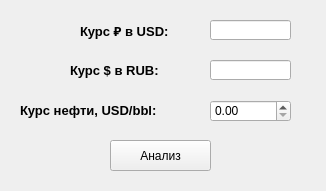
<?xml version="1.0" encoding="UTF-8"?>
<ui version="4.0">
 <class>Form</class>
 <widget class="QWidget" name="Form">
  <property name="geometry">
   <rect>
    <x>0</x>
    <y>0</y>
    <width>326</width>
    <height>191</height>
   </rect>
  </property>
  <property name="windowTitle">
   <string>Form</string>
  </property>
  <widget class="QDoubleSpinBox" name="doubleSpinBox">
   <property name="geometry">
    <rect>
     <x>210</x>
     <y>100</y>
     <width>81</width>
     <height>22</height>
    </rect>
   </property>
  </widget>
  <widget class="QLabel" name="label">
   <property name="geometry">
    <rect>
     <x>20</x>
     <y>100</y>
     <width>181</width>
     <height>21</height>
    </rect>
   </property>
   <property name="font">
    <font>
     <pointsize>10</pointsize>
     <weight>75</weight>
     <bold>true</bold>
    </font>
   </property>
   <property name="text">
    <string>Курс нефти, USD/bbl:</string>
   </property>
  </widget>
  <widget class="QPushButton" name="pushButton">
   <property name="geometry">
    <rect>
     <x>110</x>
     <y>140</y>
     <width>101</width>
     <height>31</height>
    </rect>
   </property>
   <property name="text">
    <string>Анализ</string>
   </property>
  </widget>
  <widget class="QLabel" name="label_2">
   <property name="geometry">
    <rect>
     <x>70</x>
     <y>60</y>
     <width>141</width>
     <height>21</height>
    </rect>
   </property>
   <property name="font">
    <font>
     <pointsize>10</pointsize>
     <weight>75</weight>
     <bold>true</bold>
    </font>
   </property>
   <property name="text">
    <string>Курс $ в RUB:</string>
   </property>
  </widget>
  <widget class="QLineEdit" name="lineEdit">
   <property name="geometry">
    <rect>
     <x>210</x>
     <y>60</y>
     <width>81</width>
     <height>20</height>
    </rect>
   </property>
  </widget>
  <widget class="QLineEdit" name="lineEdit_2">
   <property name="geometry">
    <rect>
     <x>210</x>
     <y>20</y>
     <width>81</width>
     <height>20</height>
    </rect>
   </property>
  </widget>
  <widget class="QLabel" name="label_3">
   <property name="geometry">
    <rect>
     <x>80</x>
     <y>20</y>
     <width>121</width>
     <height>21</height>
    </rect>
   </property>
   <property name="font">
    <font>
     <pointsize>10</pointsize>
     <weight>75</weight>
     <bold>true</bold>
    </font>
   </property>
   <property name="text">
    <string>Курс ₽ в USD:</string>
   </property>
  </widget>
 </widget>
 <resources/>
 <connections/>
</ui>
